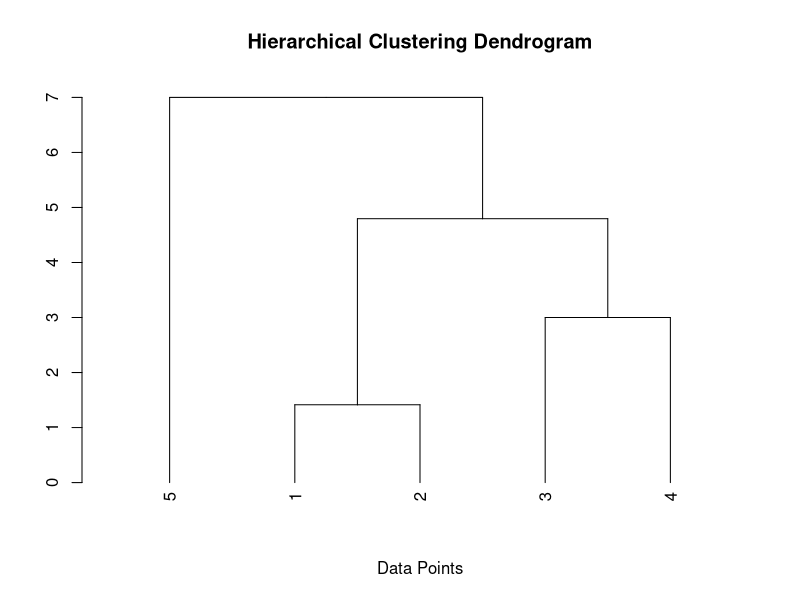

Recreate this plot in R.
# Prepare the data
data_matrix <- matrix(c(0, 1, 3, 3, 5, 1, 0, 3, 3, 5, 3, 3, 0, 2, 5, 3, 3, 2, 0, 4, 5, 5, 5, 4, 0), ncol = 5, byrow = TRUE)
# d <- matrix(c(1,2,3, 4,5,6, 7,8,9), ncol = 3, byrow = TRUE)
#d<-read.table("unit3/data/clusterdemo.csv", sep = ",", header = TRUE)
# d<-iris[,3:4]
# print(d)

# set labels for rows
# rownames(d) <- c("A", "B", "C", "D", "E") # Set meaningful labels

# print(d)
# dist_matrix <- dist(d, method = "euclidean")
# Convert to matrix format and print
# distance_matrix <- as.matrix(dist_matrix)
# convert to matrix format
# distance_matrix <- as.dist(d)
distance_matrix <- dist(data_matrix, method = "euclidean")

# Perform hierarchical clustering using single linkage
hc <- hclust(distance_matrix, method = "single") # Change "single" to "complete", "average", etc.

# Plot the dendrogram
png("unit3/output/p3_hca.png")
#plot(hc, labels = rownames(d), main = "Hierarchical Clustering Dendrogram", sub = "", xlab = "Data Points")
plot(as.dendrogram(hc), main = "Hierarchical Clustering Dendrogram", sub = "", xlab = "Data Points")
dev.off()

# print(distance_matrix)
